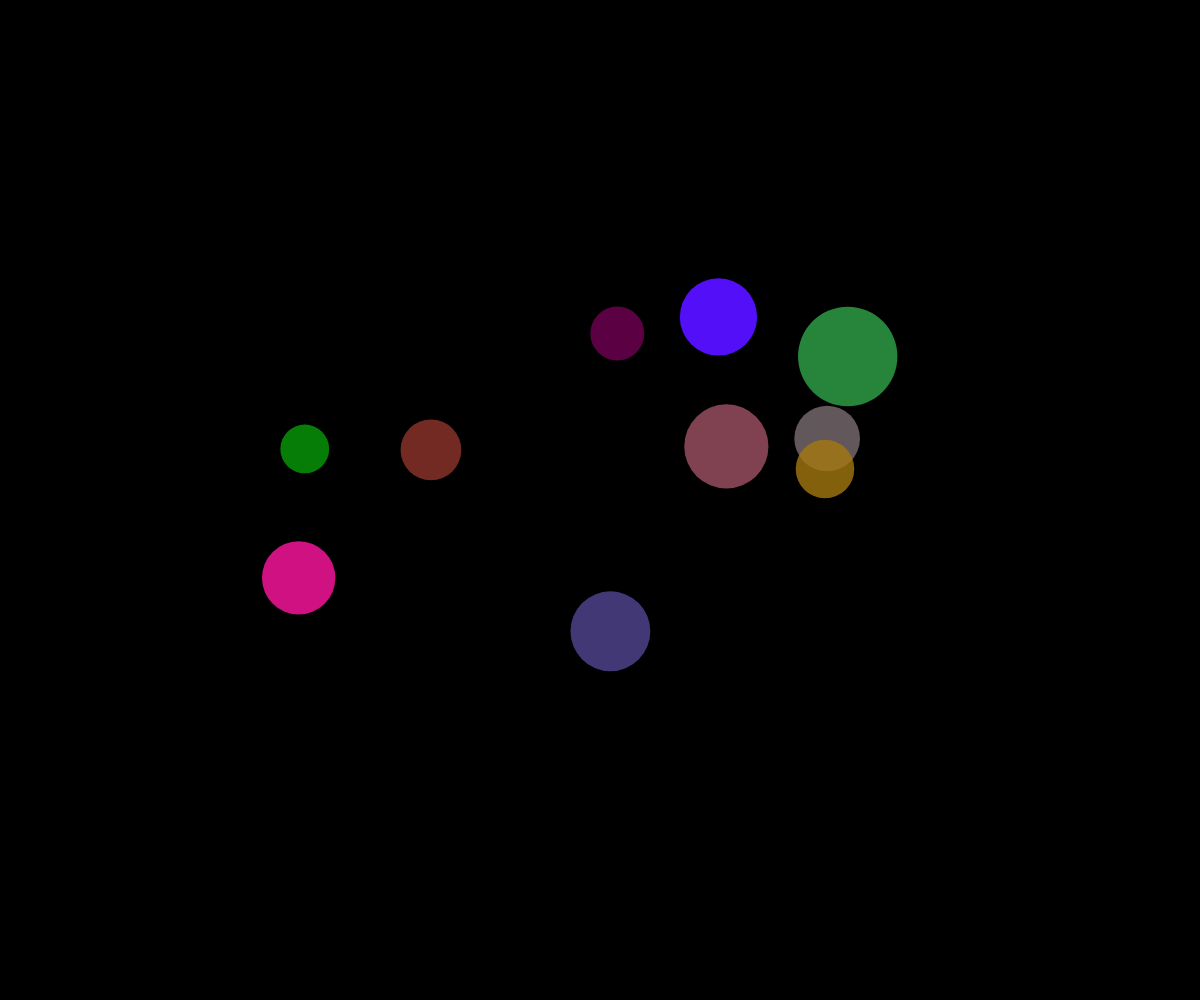
Frame 1 (no input)
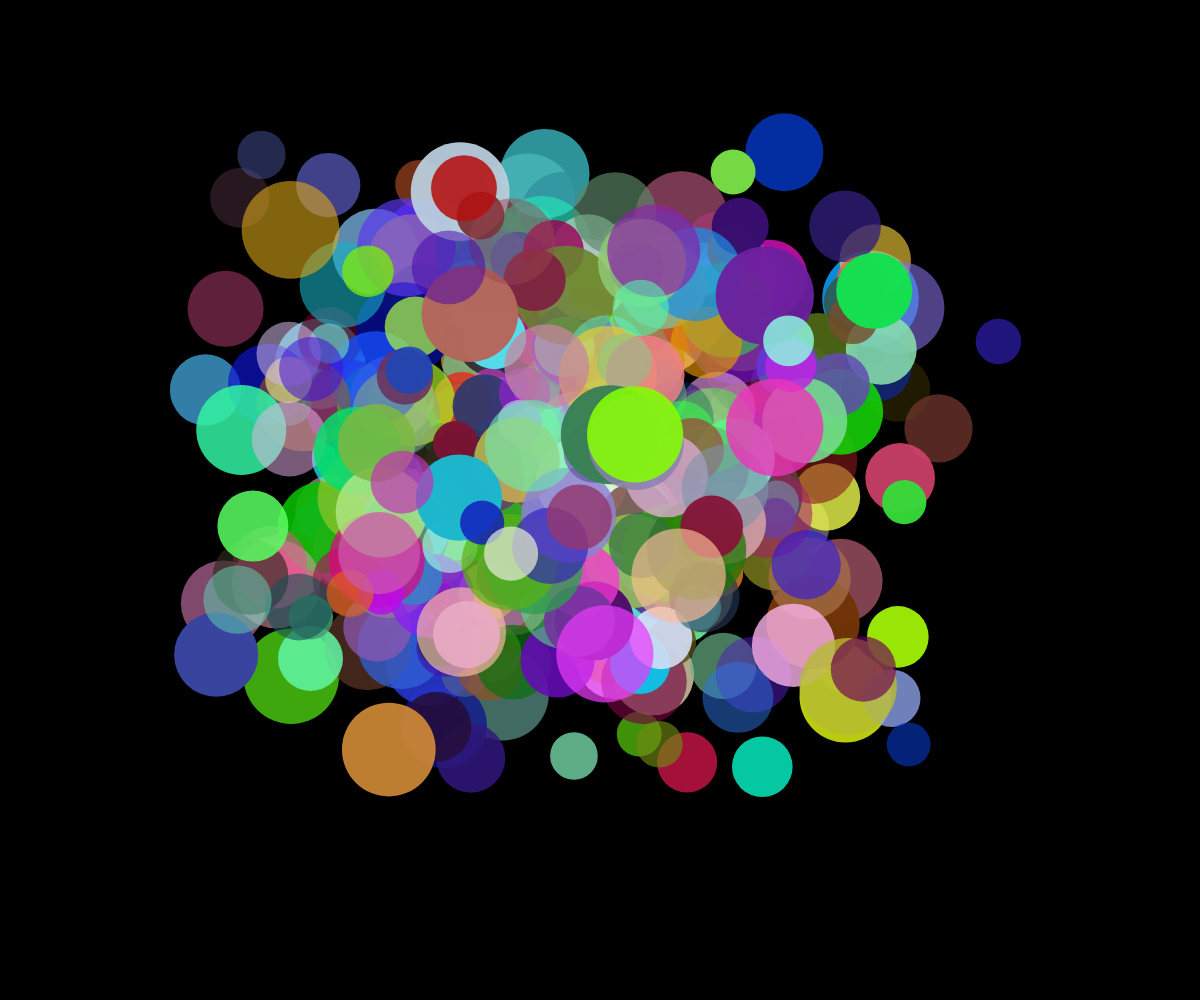
Frame 60 (no input)
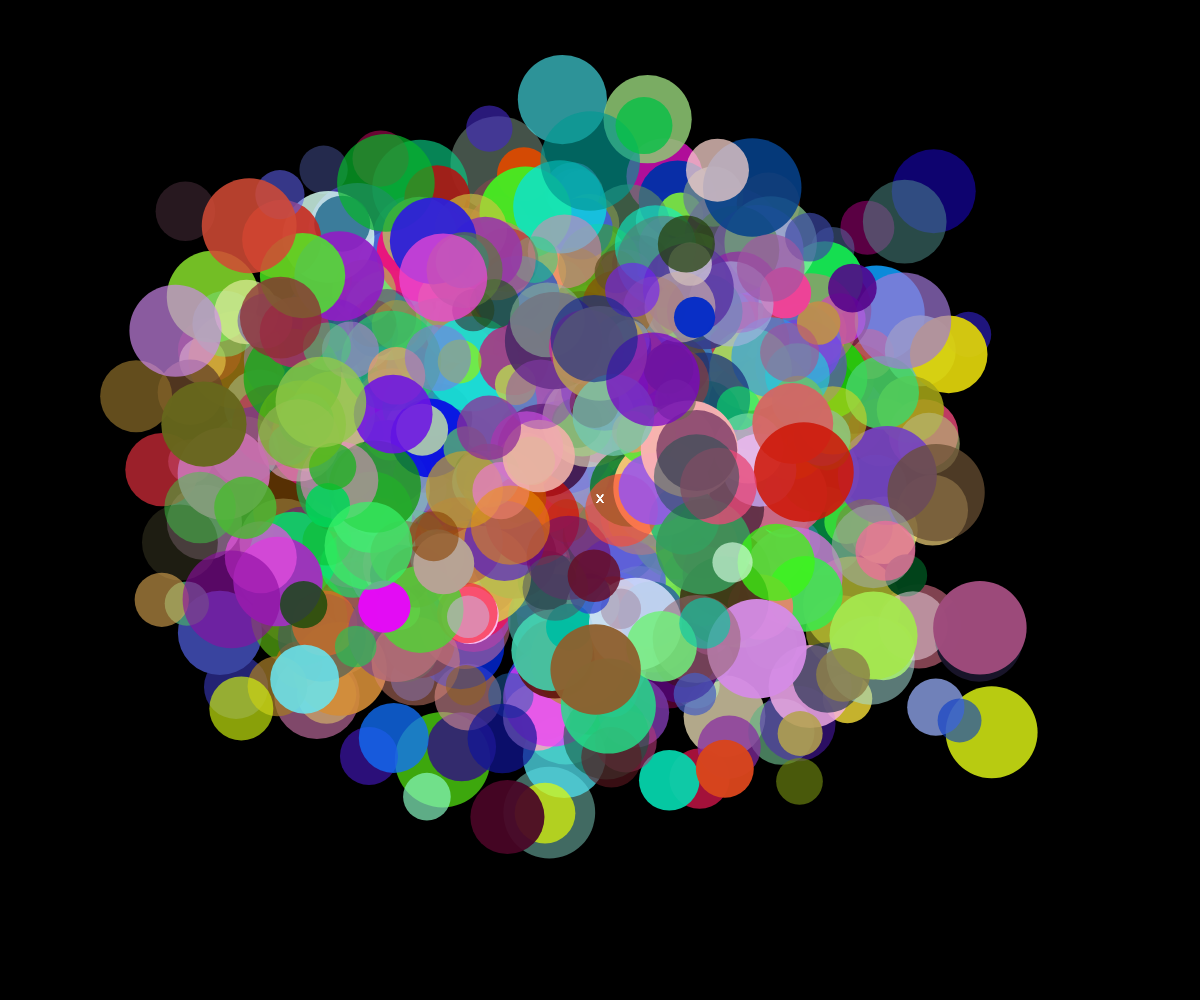
Frame 120 (the mouse pressed at the canvas centre since frame 60)

The p5.js sketch that drew these frames (run headless with seeded random() and noise() and a simulated clock; from frame 60 on, the mouse is pressed at the canvas centre):

// p5.js sketch
// ── sketch.js
// Bubble Object Notation Demo
// Showing how to delete objects from the array
// Oct, 10 2024

let theBubbles = [];
let deathLocations = [];

function setup() {
  createCanvas(windowWidth, windowHeight);
  for (let i = 0; i < 5; i++) {
    spawnBubble();
  }
  // create a new bubble every half second
  window.setInterval(spawnBubble, 1);
}

function spawnBubble() {
  let someBubble = {
    x: random(0, width),
    y: height + random(0, 50),
    speed: random(2, 5),
    radius: random(20, 50),
    r: random(255),
    g: random(255),
    b: random (255),
    alpha: random(120, 255),
    timeX: random(100000000),
    timeY: random(100000000),
    deltaTime: 0.003,
  };
  theBubbles.push(someBubble);
}

function moveBubblesRandomly() {
  for (let bubble of theBubbles) {
    let choice = random(100);
    if (choice <  50) {
      // move up
      bubble.y -= bubble.speed;
    }
    else if (choice < 65) {
      // move down
      bubble.y += bubble.speed;
    }
    else if (choice < 75) {
      // move right
      bubble.x += bubble.speed;
    }
    else { 
      // move left
      bubble.x -= bubble.speed;
    }
  }
}

function moveBubblesWithNoise() {
  for (let bubble of theBubbles) {
    bubble.x = noise(bubble.timeX) * width;
    bubble.y = noise(bubble.timeY) * height;

    bubble.timeX += bubble.deltaTime;
    bubble.timeY += bubble.deltaTime;
  }
}

function mousePressed() {
  for (let bubble of theBubbles) {
    if (clickedOnBubble(mouseX, mouseY, bubble)) {
      let theIndex = theBubbles.indexOf(bubble);
      theBubbles.splice(theIndex, 1);
      undertaker(mouseX, mouseY);
    }
  }
}

function clickedOnBubble(x, y, theBubble) {
  let distanceAway = dist(x, y, theBubble.x, theBubble.y);
  return distanceAway < theBubble.radius;
}

function undertaker(theX, theY) {
  let grave = {
    x: theX,
    y: theY,
  };
  deathLocations.push(grave);
}

function displayBubbles() {
  for (let bubble of theBubbles) {
    noStroke();
    fill(bubble.r, bubble.g, bubble.b, bubble.alpha);
    circle(bubble.x, bubble.y, bubble.radius * 2);
  }
}

function displayGraves() {
  for (let grave of deathLocations) {
    textAlign(CENTER, CENTER);
    fill("white");
    text("X",grave.x, grave.y);
  }
}

function draw() {
  background(0);
  // moveBubblesRandomly();
  moveBubblesWithNoise();
  displayBubbles();
  displayGraves();
}
